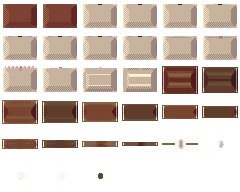
#> input picture voxel/cafe_strip.png, 240 x 192 px
$ python extract_views.py ../cafe_strip.png
#> lines starting #> are read from the running program, lines starting #| are printed output that depends on the picture; after the words box and inside, x2 and y2 are one past the last pixel; in counts of white or black regions, pixels touching at a corner belong together
"""360° 턴어라운드 시트에서 여덟 뷰를 배경과 분리해 view0.png … view7.png로 잘라 낸다.
사용: python3 extract_views.py <시트 PNG 경로>   (시트 그림은 저장소에 넣지 않았다)"""
import sys
import numpy as np
from PIL import Image
from scipy import ndimage as ndi
a = np.asarray(Image.open(sys.argv[1]).convert('RGB')).astype(int)
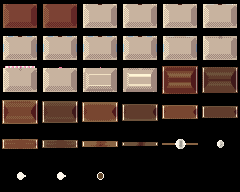
#> a: shape (192, 240, 3) int64; mean R, G, B 71.1, 57.7, 49.8
cand = np.abs(a - a[a.shape[0] // 2, a.shape[1] // 2]).sum(2) < 26           # 크림색 배경 후보
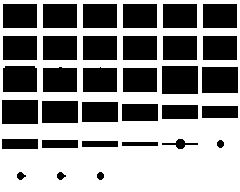
#> cand: shape (192, 240) bool; 55.9% white; 33 black regions, largest, box (x1, y1, x2, y2) and area: (162, 66, 198, 94) 1008, (202, 67, 238, 93) 936, (3, 66, 37, 92) 876
lab, n = ndi.label(cand); bg = lab == 1 + int(np.argmax(ndi.sum(cand, lab, range(1, n + 1))))
#> after `lab, n = ndi.label(cand)`: n = 1
fg = ndi.binary_opening(~bg, iterations=1)
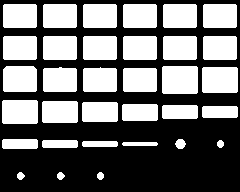
#> fg: shape (192, 240) bool; 43.7% white; 33 white regions, largest, box (x1, y1, x2, y2) and area: (162, 66, 198, 94) 1004, (202, 67, 238, 93) 932, (3, 66, 37, 92) 870
lab2, n2 = ndi.label(fg)
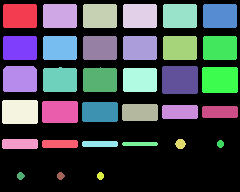
#> lab2: shape (192, 240) int32; 34 distinct labels, from 0 to 33; one colour per label, 0 black
#> n2 = 33
boxes = []
for i, sl in enumerate(ndi.find_objects(lab2)):
    h, w = sl[0].stop - sl[0].start, sl[1].stop - sl[1].start
    if 200 < h < 600 and w > 120: boxes.append((sl[0].start, sl[1].start, h, w, i + 1))
#> this loop made 33 passes
#> (h, w) on passes 1 to 12: (24, 34), (24, 34), (24, 34), (24, 34), (24, 34), (24, 34), (24, 34), (24, 34), (24, 34), (24, 34), (24, 34), (24, 34)
#> after the loop, boxes = []
boxes.sort(key=lambda t: (t[0] // 400, t[1]))                                # 윗줄 왼쪽부터: 0°, 45°, … 315°
for k, (y, x, h, w, l) in enumerate(boxes):
    m = ndi.binary_fill_holes(lab2[y:y + h, x:x + w] == l)
    Image.fromarray(np.dstack([a[y:y + h, x:x + w].astype(np.uint8), (m * 255).astype(np.uint8)]), 'RGBA').save(f'view{k}.png')
#> this loop made 0 passes
print(len(boxes), 'views')
#| 0 views

$ run again, on voxel/roastery_strip.png
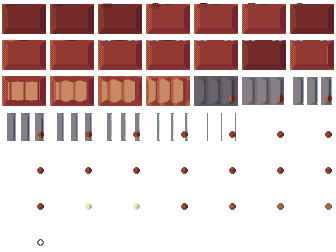
#> input picture voxel/roastery_strip.png, 336 x 252 px
#> cand: shape (252, 336) bool; 64.6% white; 55 black regions, largest, box (x1, y1, x2, y2) and area: (98, 3, 142, 34) 1329, (146, 3, 190, 34) 1329, (194, 3, 238, 34) 1329
#> `lab, n = ndi.label(cand)`:
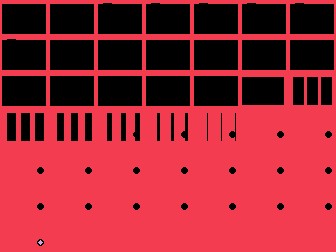
#> lab: shape (252, 336) int32; 3 distinct labels, from 0 to 2; one colour per label, 0 black
#> n = 2
#> fg: shape (252, 336) bool; 35.2% white; 53 white regions, largest, box (x1, y1, x2, y2) and area: (98, 3, 142, 34) 1325, (146, 3, 190, 34) 1325, (194, 3, 238, 34) 1325
#> `lab2, n2 = ndi.label(fg)`:
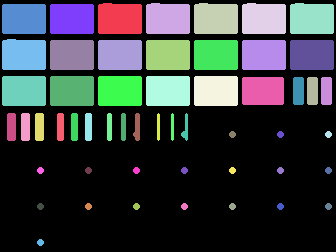
#> lab2: shape (252, 336) int32; 54 distinct labels, from 0 to 53; one colour per label, 0 black
#> n2 = 53
#> the loop `for i, sl in enumerate(ndi.find_objects(lab2)):` made 53 passes
#> (h, w) on passes 1 to 8: (31, 44), (31, 44), (31, 44), (31, 44), (31, 44), (30, 44), (30, 44), (31, 44)
#> after the loop `for i, sl in enumerate(ndi.find_objects(lab2)):`: boxes = []
#| 0 views
